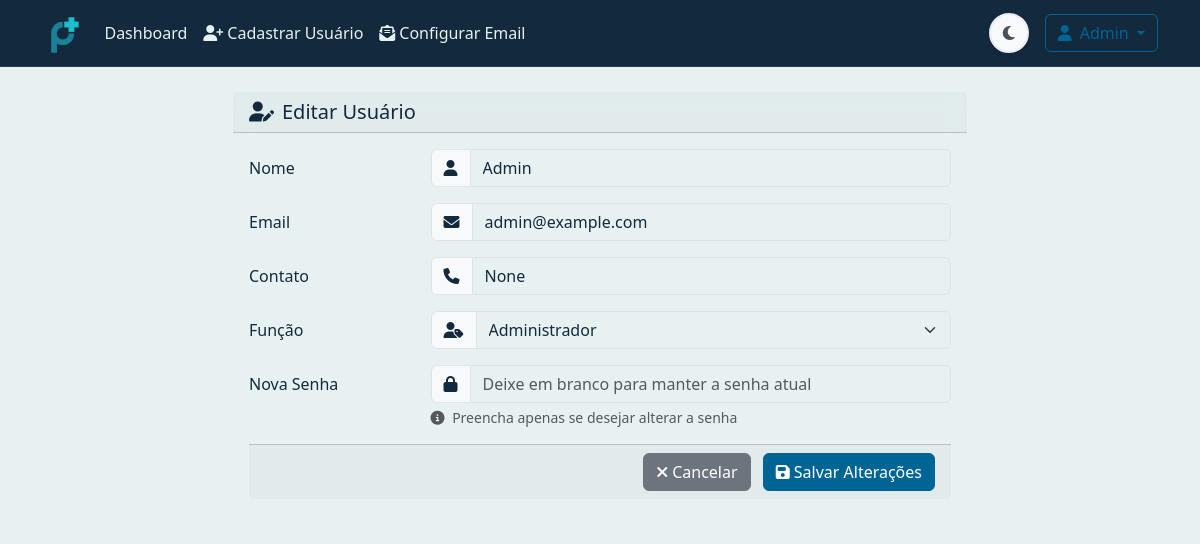
Screenshot of /edit_user/1 (signed in) with the database file from the repository.
### models.py (models this page shows, shortened)
class User(UserMixin, db.Model):
    id = db.Column(db.Integer, primary_key=True)
    name = db.Column(db.String(100), nullable=False)
    email = db.Column(db.String(120), unique=True, nullable=False)
    password = db.Column(db.String(200), nullable=False)
    contact = db.Column(db.String(20))
    role = db.Column(db.String(20), nullable=False)  # 'administrador', 'aprovador', 'solicitante'
    is_active = db.Column(db.Boolean, default=True)
    budgets_requested = db.relationship('Budget', backref='solicitante', lazy=True, foreign_keys='Budget.solicitante_id')
    budgets_approved = db.relationship('Budget', backref='aprovador', lazy=True, foreign_keys='Budget.aprovador_id')

### routes.py (the view, shortened to what this page needs)
@app.route('/edit_user/<int:user_id>', methods=['GET', 'POST'])
@login_required
def edit_user(user_id):
    if current_user.role != 'administrador':
        flash('Acesso negado. Você não tem permissão para editar usuários.', 'danger')
        return redirect(url_for('dashboard'))
    user = User.query.get_or_404(user_id)
    return render_template('edit_user.html', user=user)

### app.py (called while the page is built)
def create_app():
    app = Flask(__name__)
    app.config.from_object(Config)
    if not os.path.exists(app.config['UPLOAD_FOLDER']):
        os.makedirs(app.config['UPLOAD_FOLDER'])
    db.init_app(app)
    login_manager.init_app(app)
    mail.init_app(app)
    migrate.init_app(app, db)
    csrf.init_app(app)
    login_manager.login_view = 'login'
    @login_manager.user_loader
    def load_user(user_id):
        from models import User
        return User.query.get(int(user_id))
    return app

### templates/edit_user.html (shortened to what this page needs)
{% extends "base.html" %}
{% block content %}
<div class="container py-4">
    <div class="row justify-content-center">
        <div class="col-md-8">
            <div class="card">
                <div class="card-header py-2 d-flex justify-content-between align-items-center">
                    <h5 class="mb-0">
                        <i class="fas fa-user-edit me-2"></i>Editar Usuário
                    </h5>
                </div>
                <div class="card-body">
                    <form method="POST" class="needs-validation" novalidate>
                        <div class="row mb-3">
                            <label for="name" class="col-sm-3 col-form-label">Nome</label>
                            <div class="col-sm-9">
                                <div class="input-group">
                                    <span class="input-group-text">
                                        <i class="fas fa-user"></i>
                                    </span>
                                    <input type="text" class="form-control" id="name" name="name"
                                           value="{{ user.name }}" required>
                                </div>
                            </div>
                        </div>
                        <div class="row mb-3">
                            <label for="email" class="col-sm-3 col-form-label">Email</label>
                            <div class="col-sm-9">
                                <div class="input-group">
                                    <span class="input-group-text">
                                        <i class="fas fa-envelope"></i>
                                    </span>
                                    <input type="email" class="form-control" id="email" name="email"
                                           value="{{ user.email }}" required>
                                </div>
                            </div>
                        </div>
                        <div class="row mb-3">
                            <label for="contact" class="col-sm-3 col-form-label">Contato</label>
                            <div class="col-sm-9">
                                <div class="input-group">
                                    <span class="input-group-text">
                                        <i class="fas fa-phone"></i>
                                    </span>
                                    <input type="text" class="form-control" id="contact" name="contact"
                                           value="{{ user.contact }}">
                                </div>
                            </div>
                        </div>
                        <div class="row mb-3">
                            <label for="role" class="col-sm-3 col-form-label">Função</label>
                            <div class="col-sm-9">
                                <div class="input-group">
                                    <span class="input-group-text">
                                        <i class="fas fa-user-tag"></i>
                                    </span>
                                    <select class="form-select" id="role" name="role" required>
                                        <option value="administrador" {% if user.role == 'administrador' %}selected{% endif %}>
                                            Administrador
                                        </option>
                                    </select>
                                </div>
                            </div>
                        </div>
                        <div class="row mb-3">
                            <label for="password" class="col-sm-3 col-form-label">Nova Senha</label>
                            <div class="col-sm-9">
                                <div class="input-group">
                                    <span class="input-group-text">
                                        <i class="fas fa-lock"></i>
                                    </span>
                                    <input type="password" class="form-control" id="password" name="password"
                                           placeholder="Deixe em branco para manter a senha atual">
                                </div>
                                <div class="form-text text-muted">
                                    <i class="fas fa-info-circle me-1"></i>
                                    Preencha apenas se desejar alterar a senha
                                </div>
                            </div>
                        </div>
                        <div class="card-footer text-end">
                            <a href="{{ url_for('dashboard') }}" class="btn btn-secondary me-2">
                                <i class="fas fa-times me-1"></i>Cancelar
                            </a>
                            <button type="submit" class="btn btn-primary">
                                <i class="fas fa-save me-1"></i>Salvar Alterações
                            </button>
                        </div>
                    </form>
                </div>
            </div>
        </div>
    </div>
</div>
{% endblock %}

### templates/base.html (shortened to what this page needs)
<!DOCTYPE html>
<html lang="pt-BR" data-bs-theme="light">
<head>
    <link href="https://cdn.jsdelivr.net/npm/bootstrap@5.3.0/dist/css/bootstrap.min.css" rel="stylesheet">
    <link href="https://cdnjs.cloudflare.com/ajax/libs/font-awesome/6.4.0/css/all.min.css" rel="stylesheet">
</head>
<body>
    <div class="toast-container position-fixed top-0 end-0 p-3">
    </div>
    <div class="content-wrapper">
        {% if not request.endpoint == 'login' and not request.endpoint == 'reset_password_request' and not request.endpoint == 'reset_password' %}
        <nav class="navbar navbar-expand-lg navbar-light bg-light">
            <div class="container">
                <a class="navbar-brand" href="{{ url_for('dashboard') }}">
                    <img src="{{ url_for('static', filename='img/logo-planeje.png') }}" alt="Logo" height="40">
                </a>
                <div class="collapse navbar-collapse" id="navbarNav">
                    {% if current_user.is_authenticated %}
                    <ul class="navbar-nav me-auto">
                        <li class="nav-item">
                            <a class="nav-link {% if request.endpoint == 'dashboard' %}active{% endif %}" href="{{ url_for('dashboard') }}">Dashboard</a>
                        </li>
                        {% if current_user.role == 'administrador' %}
                        <li class="nav-item">
                            <a class="nav-link {% if request.endpoint == 'register' %}active{% endif %}" href="{{ url_for('register') }}">
                                <i class="fas fa-user-plus me-1"></i>Cadastrar Usuário
                            </a>
                        </li>
                        <li class="nav-item">
                            <a class="nav-link {% if request.endpoint == 'email_config' %}active{% endif %}" href="{{ url_for('email_config') }}">
                                <i class="fas fa-envelope-open-text me-1"></i>Configurar Email
                            </a>
                        </li>
                        {% endif %}
                    </ul>
                    <div class="d-flex align-items-center">
                        <div class="theme-toggle position-relative me-3" onclick="toggleTheme()" data-tooltip="Alternar tema claro/escuro">
                            <i class="fas fa-moon"></i>
                        </div>
                        <div class="dropdown">
                            <button class="btn btn-outline-primary dropdown-toggle" type="button" data-bs-toggle="dropdown">
                                <i class="fas fa-user me-2"></i>{{ current_user.name }}
                            </button>
                        </div>
                    </div>
                    {% endif %}
                </div>
            </div>
        </nav>
        {% endif %}
        {% block content %}{% endblock %}
    </div>
</body>
</html>

### templates/base.html (style rules this page uses)
:root { --color-dark: #13293d; --color-primary: #006494; --color-secondary: #247ba0; --color-accent: #1b98e0; --color-light: #e8f1f2; --bs-primary: var(--color-primary); --bs-primary-rgb: 0, 100, 148; --bs-secondary: var(--color-secondary); --bs-secondary-rgb: 36, 123, 160; --bs-body-color: var(--color-dark); --bs-body-bg: var(--color-light); --bs-link-color: var(--color-accent); --bs-link-hover-color: var(--color-secondary); --transition-speed: 0.3s; }
.btn-primary { background-color: var(--color-primary); border-color: var(--color-primary); }
.btn-outline-primary { color: var(--color-primary); border-color: var(--color-primary); }
.navbar { background-color: var(--color-dark) !important; border-bottom: 1px solid rgba(232, 241, 242, 0.1); }
.navbar-light .navbar-nav .nav-link { color: var(--color-light) !important; }
.card { background-color: rgba(232, 241, 242, 0.05); border: 1px solid rgba(232, 241, 242, 0.1); backdrop-filter: blur(10px); }
body { font-family: 'Segoe UI', system-ui, -apple-system, sans-serif; transition: background-color var(--transition-speed), color var(--transition-speed); }
.content-wrapper { flex: 1 0 auto; display: flex; flex-direction: column; }
.theme-toggle { cursor: pointer; padding: 8px; width: 40px; height: 40px; border-radius: 50%; transition: all 0.3s cubic-bezier(0.4, 0, 0.2, 1); display: flex; align-items: center; justify-content: center; border: 2px solid transparent; box-shadow: 0 2px 4px rgba(0, 0, 0, 0.1); }
.theme-toggle i { font-size: 1rem; transition: transform 0.5s cubic-bezier(0.4, 0, 0.2, 1); }
.navbar-light .theme-toggle { background-color: #f8f9fa; color: #495057; border-color: #e9ecef; }
.theme-toggle::after { content: attr(data-tooltip); position: absolute; bottom: -40px; left: 50%; transform: translateX(-50%); padding: 6px 12px; background-color: rgba(0, 0, 0, 0.8); color: white; border-radius: 4px; font-size: 0.8rem; opacity: 0; visibility: hidden; transition: all 0.3s ease; white-space: nowrap; z-index: 1000; }

### rows the page displays
User: name "Admin", email "admin@example.com", contact "None", role "Administrador"
